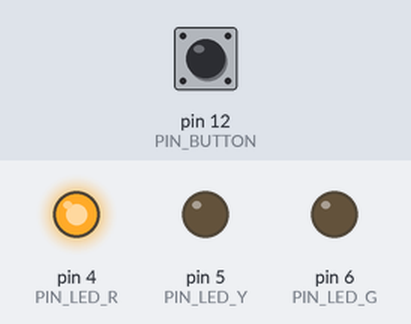
The program below on a simulated Arduino Nano, built with avr-gcc and run on an emulated ATmega328P. On the bench: output pins drawn as LEDs (lit = HIGH). The test bench sets the inputs (shaded band); at power-on: pin 12 (PIN_BUTTON) HIGH.

Above: at 1.2 s.
1.3 s: pin 12 (PIN_BUTTON) pulled LOW for 0.15 s
At 2.3 s:
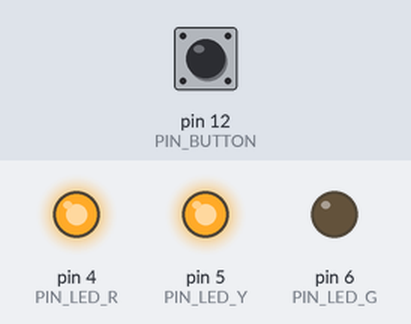
4.4 s: pin 12 (PIN_BUTTON) pulled LOW for 3.2 s
At 5.3 s:
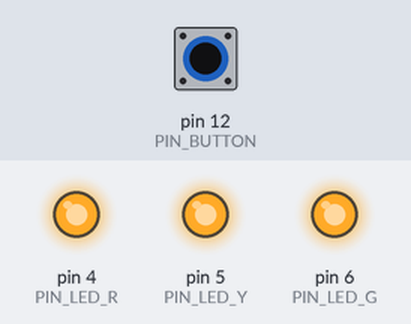
Timing chart, 0 to 15.1 s (numbered marks = the images above; inputs shaded):
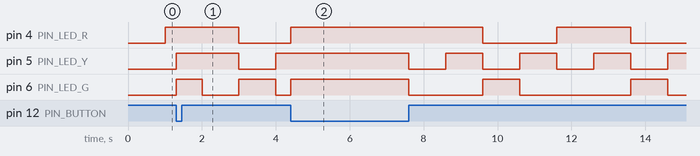

The program:

main.cpp
```cpp
#include <Arduino.h>

const byte PIN_LED_R = 4;
const byte PIN_LED_Y = 5;
const byte PIN_LED_G = 6;
const byte PIN_BUTTON = 12;
const int change_time = 1000;

enum class light_state
{
  green,
  yelow,
  red,
  yelow_and_red
};

void setup()
{
  pinMode(PIN_LED_R, OUTPUT);
  digitalWrite(PIN_LED_R, LOW);
  pinMode(PIN_LED_Y, OUTPUT);
  digitalWrite(PIN_LED_Y, LOW);
  pinMode(PIN_LED_G, OUTPUT);
  digitalWrite(PIN_LED_G, LOW);
  pinMode(PIN_BUTTON, INPUT_PULLUP);
}

void change_light()
{
  static light_state state = light_state::red;

  switch(state)
  {
  case light_state::red:
    digitalWrite(PIN_LED_G, LOW);
    digitalWrite(PIN_LED_R, HIGH);
    digitalWrite(PIN_LED_Y, LOW);
    state = light_state::yelow_and_red;
    break;
  case light_state::yelow:
    digitalWrite(PIN_LED_G, LOW);
    digitalWrite(PIN_LED_R, LOW);
    digitalWrite(PIN_LED_Y, HIGH);
    state = light_state::red;
    break;
  case light_state::green:
    digitalWrite(PIN_LED_G, HIGH);
    digitalWrite(PIN_LED_R, LOW);
    digitalWrite(PIN_LED_Y, LOW);
    state = light_state::yelow;
    break;
  case light_state::yelow_and_red:
    digitalWrite(PIN_LED_G, LOW);
    digitalWrite(PIN_LED_R, HIGH);
    digitalWrite(PIN_LED_Y, HIGH);
    state = light_state::green;
    break;
  default:
    break;
  }
}

void loop()
{
  static long last_loop_time = 0;
  long loop_time = millis();

  if(digitalRead(PIN_BUTTON) == LOW)
  {
    digitalWrite(PIN_LED_G, HIGH);
    digitalWrite(PIN_LED_R, HIGH);
    digitalWrite(PIN_LED_Y, HIGH);
  }
  else
  {
    if(loop_time - last_loop_time > change_time)
    {
      change_light();
      last_loop_time = millis();
    }
  }
}
```

Measured:
- by itself, pin 5 (PIN_LED_Y): alternates HIGH for 1.0 s and LOW for 1.0 s
